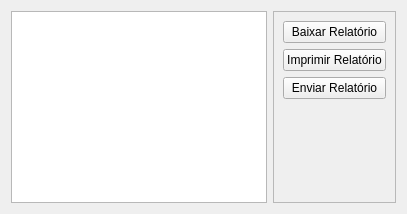
               <widget class="QWidget" name="tab_11">
                <attribute name="title">
                 <string>Relatório de Estoque</string>
                </attribute>
                <layout class="QGridLayout" name="gridLayout_15">
                 <item row="2" column="2">
                  <widget class="QFrame" name="frame_32">
                   <property name="frameShape">
                    <enum>QFrame::StyledPanel</enum>
                   </property>
                   <property name="frameShadow">
                    <enum>QFrame::Raised</enum>
                   </property>
                   <layout class="QGridLayout" name="gridLayout_14">
                    <item row="1" column="0">
                     <widget class="QPushButton" name="pushButton_19">
                      <property name="text">
                       <string>Imprimir Relatório</string>
                      </property>
                     </widget>
                    </item>
                    <item row="3" column="0">
                     <spacer name="verticalSpacer_12">
                      <property name="orientation">
                       <enum>Qt::Vertical</enum>
                      </property>
                      <property name="sizeHint" stdset="0">
                       <size>
                        <width>20</width>
                        <height>40</height>
                       </size>
                      </property>
                     </spacer>
                    </item>
                    <item row="0" column="0">
                     <widget class="QPushButton" name="pushButton_18">
                      <property name="text">
                       <string>Baixar Relatório</string>
                      </property>
                     </widget>
                    </item>
                    <item row="2" column="0">
                     <widget class="QPushButton" name="pushButton_20">
                      <property name="text">
                       <string>Enviar Relatório</string>
                      </property>
                     </widget>
                    </item>
                   </layout>
                  </widget>
                 </item>
                 <item row="2" column="0">
                  <widget class="QTableWidget" name="tableWidget_3"/>
                 </item>
                </layout>
               </widget>
